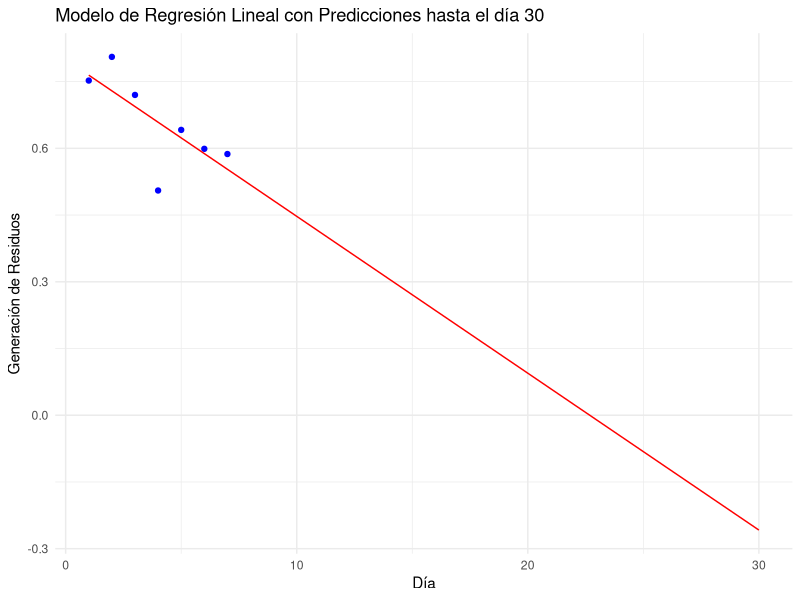

This chart was generated by the following R code:
# Datos de entrada
dias <- c(1, 2, 3, 4, 5, 6, 7)
generacion_residuos <- c(0.752372881, 0.805614973, 0.720053191, 0.505217391, 0.641489362, 0.598913043, 0.587234043)

# Crear un data frame con los datos
data <- data.frame(dias = dias, generacion_residuos = generacion_residuos)

# Crear el modelo de regresión lineal
modelo <- lm(generacion_residuos ~ dias, data = data)

# metricas del modelo
summary(modelo)
#R cuadrado y R cuadrado ajustado indican que el modelo explica aproximadamente la mitad de la variabilidad en la generación de residuos.

# Generar datos de entrada hasta el día 30
dias_prediccion <- 1:30
data_prediccion <- data.frame(dias = dias_prediccion)

# Predecir la generación de residuos para los días hasta el 30
predicciones <- predict(modelo, newdata = data_prediccion)

# Crear un data frame con los resultados de la predicción
resultados_prediccion <- data.frame(dias = dias_prediccion, generacion_residuos = predicciones)

# Crear el gráfico
library(ggplot2)

ggplot() +
  geom_point(data = data, aes(x = dias, y = generacion_residuos), color = "blue") +  # Puntos de datos originales
  geom_line(data = resultados_prediccion, aes(x = dias, y = generacion_residuos), color = "red") +  # Línea de predicciones del modelo
  labs(x = "Día", y = "Generación de Residuos", title = "Modelo de Regresión Lineal con Predicciones hasta el día 30") +
  theme_minimal()

# Predecir la generación de residuos para el día 10
dia_Pred <- data.frame(dias = 30)
prediccion_dia <- predict(modelo, newdata = dia_Pred)
cat("Predicción de generación de residuos para el día 10:", prediccion_dia, "\n")


# Calcular métricas

# Mean Squared Error (MSE)
mse <- mean((data$generacion_residuos - predicciones)^2)

# Root Mean Squared Error (RMSE)
rmse <- sqrt(mse)

# Mean Absolute Error (MAE)
mae <- mean(abs(data$generacion_residuos - predicciones))

# R-squared (R²)
rsq <- summary(modelo)$r.squared

# R-squared ajustado
rsq_adj <- summary(modelo)$adj.r.squared

cat("Mean Squared Error (MSE):", mse, "\n")
cat("Root Mean Squared Error (RMSE):", rmse, "\n")
cat("Mean Absolute Error (MAE):", mae, "\n")
cat("R-squared (R²):", rsq, "\n")
cat("R-squared ajustado:", rsq_adj, "\n")